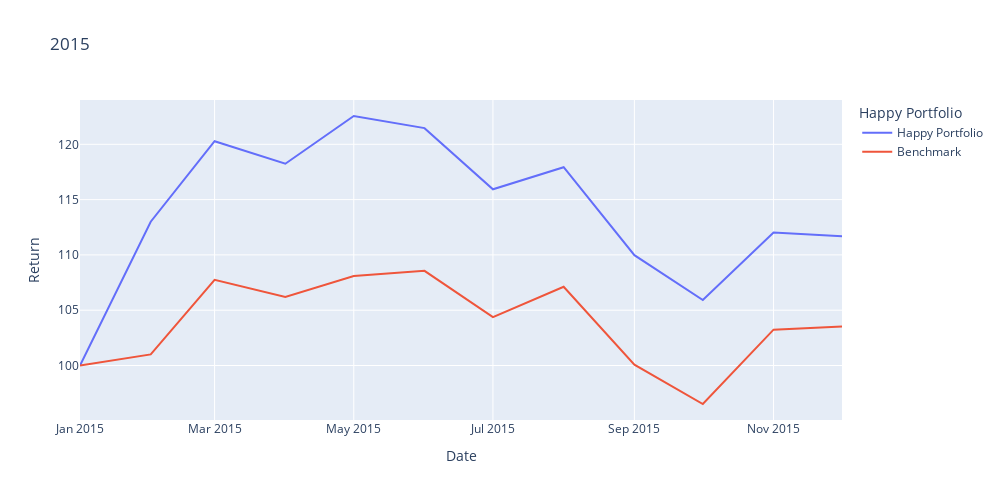

The notebook cell saved with this chart:
### Code cell
# Plot 2015

fig = px.line(
    plot_df,
    title="2015",
    height=500,
    width=1000,
    labels={
        "value":"Return",
        "index":"Date",
        "variable":"Happy Portfolio"
    }
)
fig.show()

### Figure 1 — Plotly figure (JSON) as saved in the notebook; plotly's stock layout.template omitted (floating-point values rounded to 4 significant figures)
{"data": [{"hovertemplate": "Happy Portfolio=Happy Portfolio<br>Date=%{x}<br>Return=%{y}<extra></extra>", "legendgroup": "Happy Portfolio", "line": {"color": "#636efa", "dash": "solid"}, "marker": {"symbol": "circle"}, "mode": "lines", "name": "Happy Portfolio", "orientation": "v", "showlegend": true, "type": "scatter", "x": ["2015-01-01", "2015-02-01", "2015-03-01", "2015-04-01", "2015-05-01", "2015-06-01", "2015-07-01", "2015-08-01", "2015-09-01", "2015-10-01", "2015-11-01", "2015-12-01"], "xaxis": "x", "y": [100, 113, 120.3, 118.2, 122.6, 121.5, 115.9, 117.9, 110.0, 105.9, 112.0, 111.7], "yaxis": "y"}, {"hovertemplate": "Happy Portfolio=Benchmark<br>Date=%{x}<br>Return=%{y}<extra></extra>", "legendgroup": "Benchmark", "line": {"color": "#EF553B", "dash": "solid"}, "marker": {"symbol": "circle"}, "mode": "lines", "name": "Benchmark", "orientation": "v", "showlegend": true, "type": "scatter", "x": ["2015-01-01", "2015-02-01", "2015-03-01", "2015-04-01", "2015-05-01", "2015-06-01", "2015-07-01", "2015-08-01", "2015-09-01", "2015-10-01", "2015-11-01", "2015-12-01"], "xaxis": "x", "y": [100, 101, 107.8, 106.2, 108.1, 108.6, 104.4, 107.1, 100.1, 96.52, 103.2, 103.5], "yaxis": "y"}], "layout": {"height": 500, "legend": {"title": {"text": "Happy Portfolio"}, "tracegroupgap": 0}, "title": {"text": "2015"}, "width": 1000, "xaxis": {"anchor": "y", "autorange": true, "domain": [0, 1], "range": ["2015-01-01", "2015-12-01"], "title": {"text": "Date"}, "type": "date"}, "yaxis": {"anchor": "x", "autorange": true, "domain": [0, 1], "range": [95.07, 124.0], "title": {"text": "Return"}, "type": "linear"}}}
